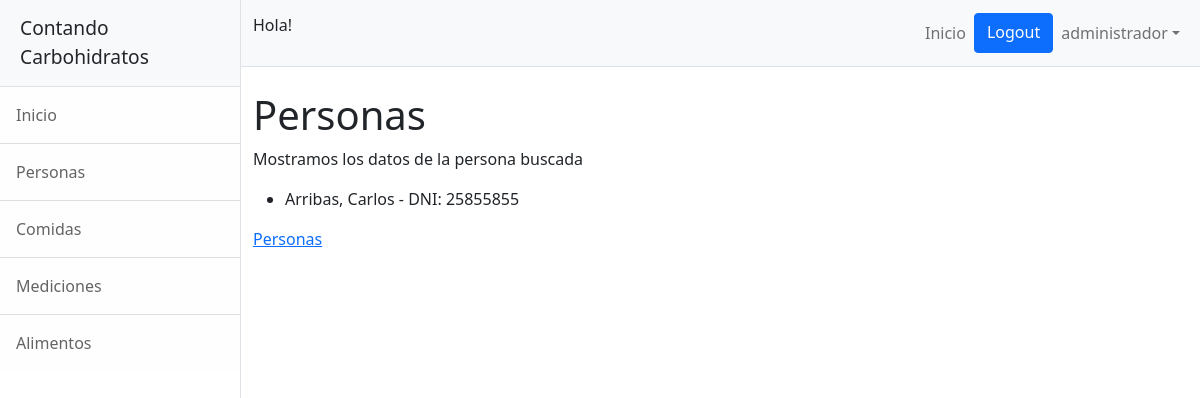
Page /carbohidratos/personas/buscar/resultados/ (signed in) on the committed database.
### carbohidratos/models.py (models this page shows)
class Persona(models.Model):
    nombre = models.CharField(max_length=20)
    apellido = models.CharField(max_length=20)
    dni = models.IntegerField(primary_key=True,unique=True)
    nacimiento = models.DateField()

### carbohidratos/views.py (the view)
# urls.py: path("personas/buscar/resultados/", personas_listar, name="carbohidratos-personas-buscar-resultados"),
@login_required
def personas_listar(request):
    lista_personas = Persona.objects.all()
    contexto = {"personas_resultado":lista_personas}
    return render(request,"carbohidratos/personas_buscar_resultados.html", contexto)

### carbohidratos/templates/carbohidratos/personas_buscar_resultados.html
{% extends "carbohidratos/base.html" %}
{% block contenido %}
<h1 class="mt-4">Personas</h1>
<p> Mostramos los datos de la persona buscada </p>
    <ul>
        {% for persona in personas_resultado %}
            <li>{{persona.apellido}}, {{persona.nombre}} - DNI: {{persona.dni}}</li>
        {% endfor %}
    </ul>
<a href="{% url 'carbohidratos-personas' %}"> Personas </a>
{% endblock %}

### carbohidratos/templates/carbohidratos/base.html (shortened to what this page needs)
<!DOCTYPE html>
<html lang="en">
    <head>
        {% load static %}
        <link href="{% static 'carbohidratos/css/styles.css' %}" rel="stylesheet" />
    </head>
    <body>
        <div class="d-flex" id="wrapper">
            <div class="border-end bg-white" id="sidebar-wrapper">
                <div class="sidebar-heading border-bottom bg-light">Contando Carbohidratos</div>
                <div class="list-group list-group-flush">
                    <a class="list-group-item list-group-item-action list-group-item-light p-3" href="{% url 'carbohidratos-inicio' %}">Inicio</a>
                    <a class="list-group-item list-group-item-action list-group-item-light p-3" href="{% url 'carbohidratos-personas' %}">Personas</a>
                    <a class="list-group-item list-group-item-action list-group-item-light p-3" href="{% url 'carbohidratos-comidas' %}">Comidas</a>
                    <a class="list-group-item list-group-item-action list-group-item-light p-3" href="{% url 'carbohidratos-mediciones' %}">Mediciones</a>
                    <a class="list-group-item list-group-item-action list-group-item-light p-3" href="{% url 'carbohidratos-alimentos' %}">Alimentos</a>
                </div>
            </div>
            <div id="page-content-wrapper">
                <nav class="navbar navbar-expand-lg navbar-light bg-light border-bottom">
                    <div class="container-fluid">
                        {% if request.user.is_authenticated %}
                            <p> Hola! {{request.user.first_name}} </p>
                        {% else %}
                            <p> Hola Visitante! </p>
                        {% endif %}
                        <div class="collapse navbar-collapse" id="navbarSupportedContent">
                            <ul class="navbar-nav ms-auto mt-2 mt-lg-0">
                                <li class="nav-item active"><a class="nav-link" href="{% url 'carbohidratos-inicio' %}">Inicio</a></li>
                                {% if request.user.is_authenticated %}
                                    <a class="btn btn-primary" href="{% url 'usuarios-logout' %}">Logout </a>
                                    <li class="nav-item dropdown">
                                        <a class="nav-link dropdown-toggle" id="navbarDropdown" href="#" role="button" data-bs-toggle="dropdown" aria-haspopup="true" aria-expanded="false">{{request.user}}</a>
                                    </li>
                                {% else %}
                                    <a class="btn btn-primary" href="{% url 'usuarios-login' %}">Login </a>
                                {% endif %}
                            </ul>
                        </div>
                    </div>
                </nav>
                <div class="container-fluid">
                    {% block contenido %}
                    {% endblock%}
                </div>
            </div>
        </div>
    </body>
</html>

### rows in the picture
Persona: apellido "Arribas", nombre "Carlos", dni "25855855"

### other values in the picture
{{ request.user }} "administrador"
